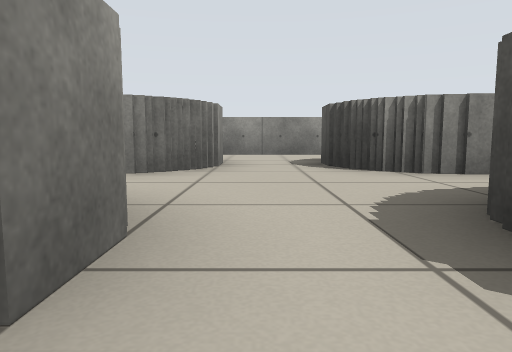
View 1 (above)

23 first-person views from a walk through a world built for the Player/Stage simulator. The camera is 0.37 m above the floor, tilts 6° down and sees 70° across. Floor lines are 1 m apart. The floor is counted in squares, 1 m on a side. Each view is taken from the middle of a square. On the plan, view 1 faces up. The plan holds only what a view shows up to about 9 squares ahead; the rest is blank. The robots in the file are not drawn.

View 2
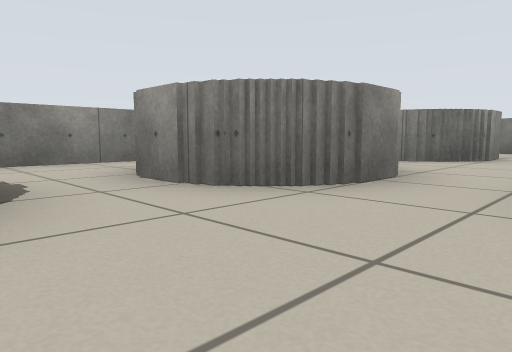

View 3
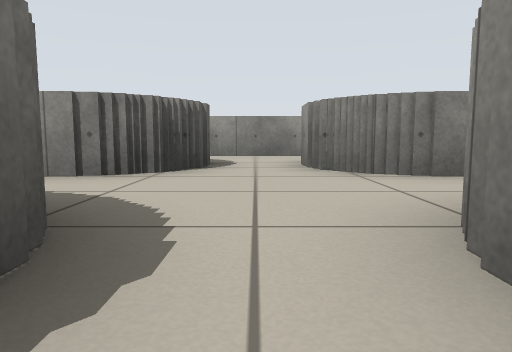

View 4
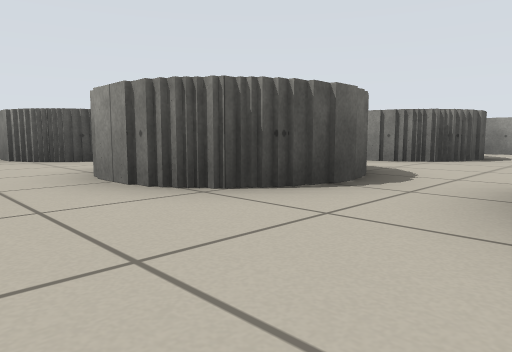

View 5
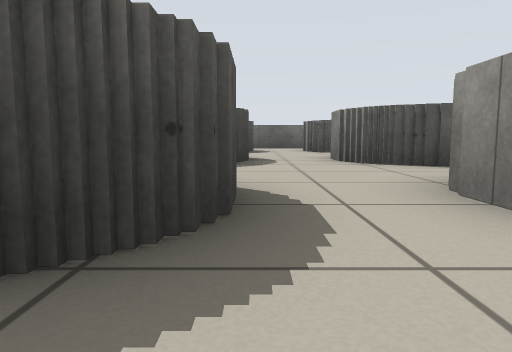

View 6
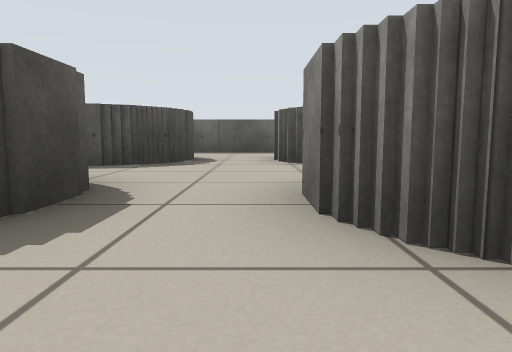

View 7
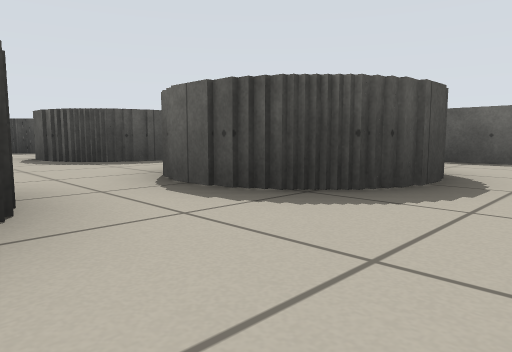

View 8
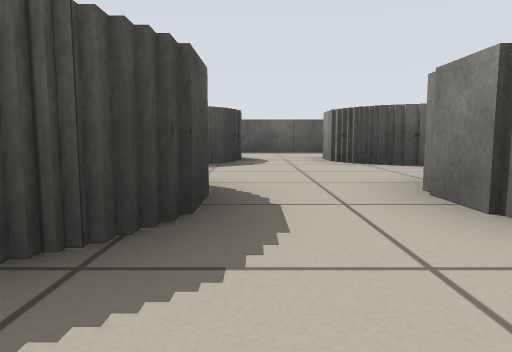

View 9
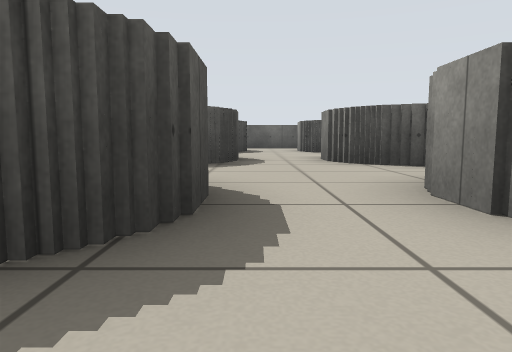

View 10
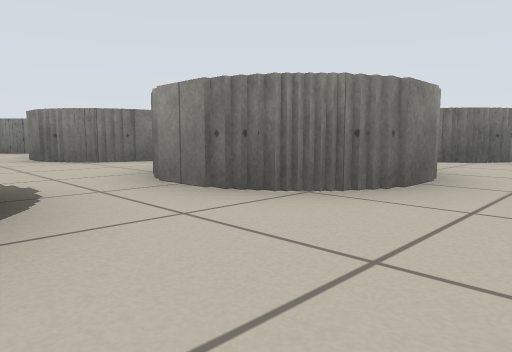

View 11
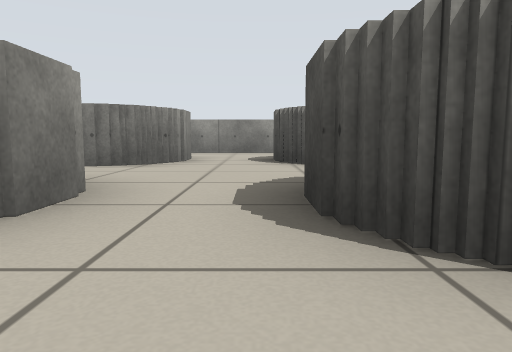

View 12
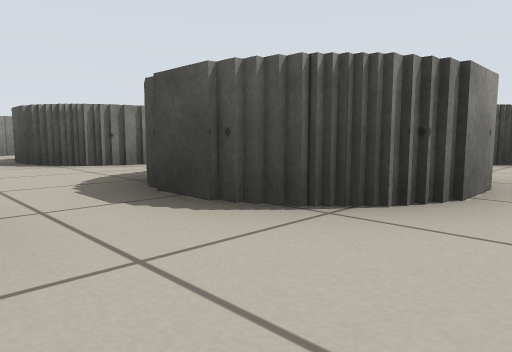

View 13
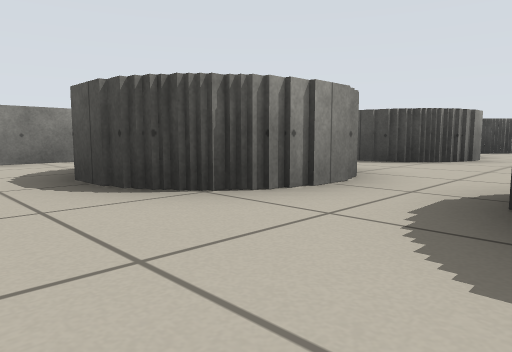

View 14
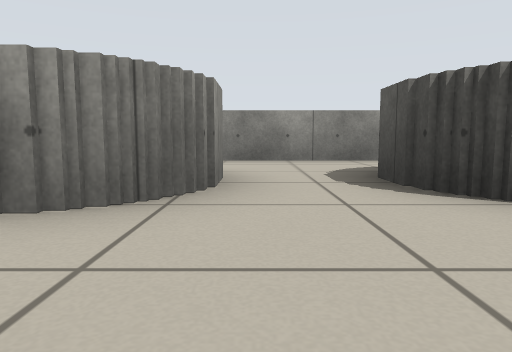

View 15
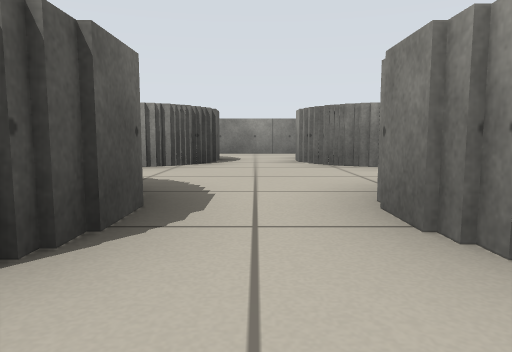

View 16
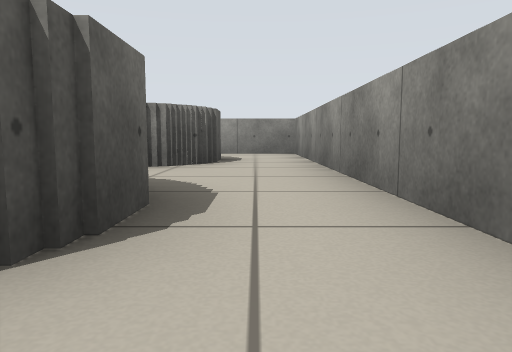

View 17
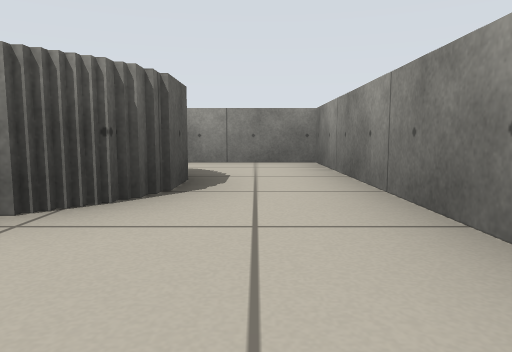

View 18
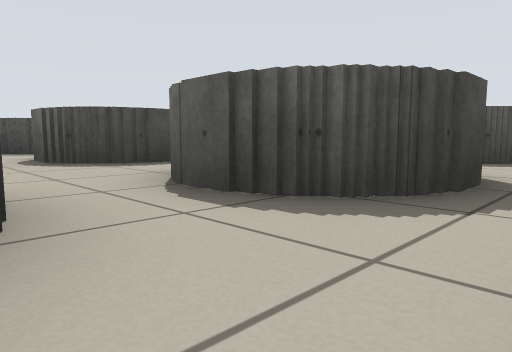

View 19
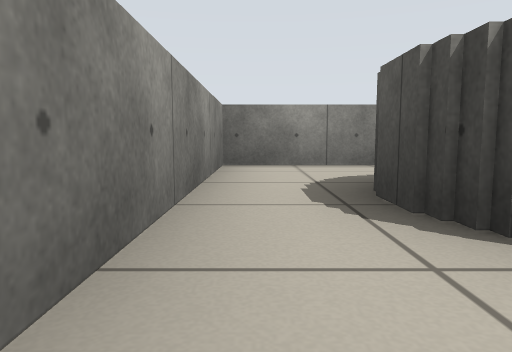

View 20
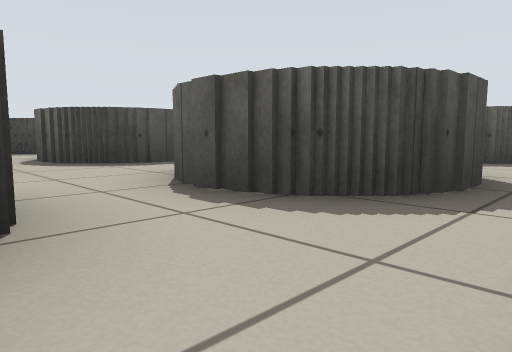

View 21
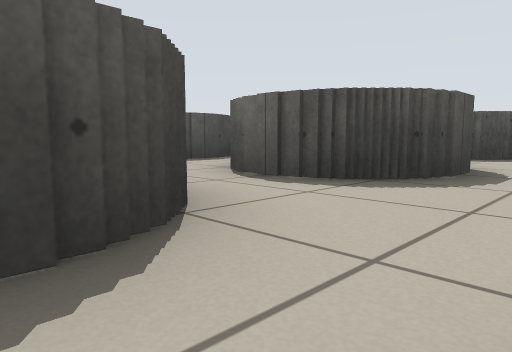

View 22
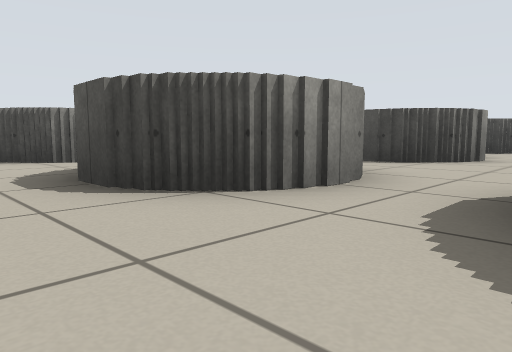

View 23
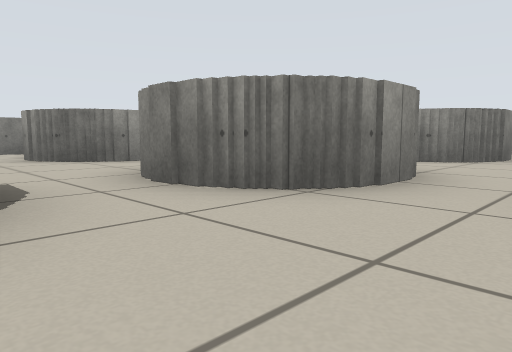

### Floor plan
Points are (right, up) in squares from view 1. A wall is a line through its corners. A room is listed if a view was taken in it or the views show most of it. See-through windows are left out.
Room 1 (views 1, 2)
walls: (-0.5, -2.2) (-0.5, -3.9); (1, -3.2) (1, -2.4)
ways out: opening at (2.5, -1) to room 2; opening at (0, 1) to room 7; opening at (0, -3); opening at (0, -1)
Room 2 (views 3, 4, 5, 6, 7, 13, 14, 15, 16, 21, 22, 23)
walls: (5.1, -3.8) (5.1, -2.1); (5.9, -4.1) (5.4, -4.1); (3.7, -2.4) (3.7, -3.8); (5.6, -1.7) (7.4, -1.7); (3.4, -3.6) (3.4, -4.1) (2.9, -4.1); (3.4, -1.9) (3.4, -2.5); (3, -4.4) (1.6, -4.4); (7.2, -4.4) (5.8, -4.4); (5.1, 0.2) (5.1, 2) (5.9, 2); (3.1, -0.4) (1.5, -0.4); (6.8, -5.8) (7.4, -5.8); (7.2, -0.4) (5.8, -0.4); (3.1, -6.2) (3.7, -6.2) (3.7, -7.5); (1.5, -1.7) (3.1, -1.7); (2.5, -5.8) (3.4, -5.8) (3.4, -6.5); (3.4, 0.5) (3.4, -0.1); (3.7, 1.4) (3.7, 0.4); (5.1, -7.6) (5.1, -6.4); (1.5, 2.4) (3, 2.4); (5.9, -9.7) (7.1, -9.7); (5.5, -9.9) (6, -9.9); (5.1, 4.2) (5.1, 5.6); (7.5, 3.8) (5.6, 3.8); (3.7, -10.5) (3.7, -11.1); (3.4, 4.5) (3.4, 3.8) (1.4, 3.8); (3.7, 5.4) (3.7, 4.4); (5.1, -11.6) (5.1, -10.2); (3.5, -13.9) (7.4, -13.9); (7.4, 7.9) (3.5, 7.9)
ways out: opening at (2.5, -1) to room 1; opening at (6.5, -9) to room 3; opening at (6.5, -5) to room 3; opening at (6.5, -1) to room 3; opening at (6.5, 3) to room 3; opening at (6.5, 7) to room 3; opening at (3, 7) to room 4; opening at (2.5, 3) to room 7; opening at (2.5, -5); opening at (4, -13); opening at (4, -9)
Room 3 (views 8, 9, 10, 11, 12)
walls: (9.4, 0.1) (9.4, 1.8); (7.9, -2.6) (7.9, -3.8); (11.1, -0.4) (9.9, -0.4); (7.9, 1.6) (7.9, 0.2); (10.1, -4.1) (9.4, -4.1) (9.4, -2.1); (10.9, -4.4) (10, -4.4); (11, 3.8) (9.6, 3.8) (9.6, 4.4); (9.4, 4.2) (9.4, 5.4); (7.9, -6.2) (7.9, -7.6); (9.4, -7.4) (9.4, -6.1); (7.9, 5.4) (7.9, 4.2); (10, -9.7) (11, -9.7); (9.9, 7.9) (7.4, 7.9); (9.4, -11.2) (9.4, -10.1)
ways out: opening at (6.5, -9) to room 2; opening at (6.5, -5) to room 2; opening at (6.5, -1) to room 2; opening at (6.5, 3) to room 2; opening at (6.5, 7) to room 2; opening at (10.5, -9); opening at (10.5, -5); opening at (10.5, -1); opening at (10.5, 3); gap at (8.5, -11)
Room 4 (view 17)
walls: (1.9, 6.4) (3, 6.4); (1, 4.4) (1, 5.4); (-0.5, 5.4) (-0.5, 4.2); (-0.8, 6.1) (-0.8, 5.6); (3.5, 7.9) (-0.5, 7.9)
ways out: opening at (3, 7) to room 2; opening at (-1, 7) to room 5; opening at (0, 5) to room 7
Room 5 (view 18)
walls: (-2.2, 6.4) (-1.1, 6.4); (-0.5, 7.9) (-4.4, 7.9) (-4.4, 3.5); (-3.1, 4.2) (-3.1, 5.6)
ways out: opening at (-1, 7) to room 4; opening at (-4, 4) to room 6
Room 6 (views 19, 20)
walls: (-2.6, 2.4) (-1.1, 2.4); (-4.4, 3.5) (-4.4, -0.5); (-1.2, 2) (-0.8, 2); (-0.9, 3.8) (-2.1, 3.8); (-3.1, 0.6) (-3.1, 2) (-2.5, 2)
ways out: opening at (-4, 4) to room 5; opening at (0, 3) to room 7; opening at (-4, 0)
Room 7 (no view inside)
walls: (-0.8, 2) (-0.8, 1.6); (-0.5, 1.8) (-0.5, 0.2); (1.1, 1.5) (1.1, 2); (1, 0.9) (1, 1.6)
ways out: opening at (0, 1) to room 1; opening at (2.5, 3) to room 2; opening at (0, 5) to room 4; opening at (0, 3) to room 6

Positions as (right, up) in squares from view 1, and headings:
1: (0, 0), facing up
2: (1, -2), facing up-left
3: (3, -1), facing left
4: (5, 0), facing down-left
5: (5, -1), facing down
6: (4, -5), facing down
7: (4, -8), facing down-right
8: (9, -5), facing down
9: (9, -1), facing down
10: (9, -2), facing up-left
11: (9, -1), facing up
12: (8, -1), facing up-right
13: (4, 2), facing up-right
14: (4, 2), facing up
15: (4, 3), facing left
16: (4, 7), facing left
17: (1, 7), facing left
18: (-4, 4), facing down-right
19: (-4, 3), facing up
20: (-4, 0), facing down-right
21: (4, 1), facing down-right
22: (4, -6), facing up-right
23: (5, -6), facing up-left
